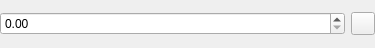
<?xml version="1.0" encoding="UTF-8"?>
<ui version="4.0">
 <class>DoubleSpinBox</class>
 <widget class="QWidget" name="DoubleSpinBox">
  <property name="geometry">
   <rect>
    <x>0</x>
    <y>0</y>
    <width>375</width>
    <height>48</height>
   </rect>
  </property>
  <property name="windowTitle">
   <string>Form</string>
  </property>
  <layout class="QHBoxLayout" name="horizontalLayout">
   <property name="leftMargin">
    <number>0</number>
   </property>
   <property name="topMargin">
    <number>0</number>
   </property>
   <property name="rightMargin">
    <number>0</number>
   </property>
   <property name="bottomMargin">
    <number>0</number>
   </property>
   <item>
    <widget class="QDoubleSpinBox" name="spinBox">
     <property name="specialValueText">
      <string/>
     </property>
    </widget>
   </item>
   <item>
    <widget class="QToolButton" name="btnClear">
     <property name="text">
      <string/>
     </property>
     <property name="arrowType">
      <enum>Qt::NoArrow</enum>
     </property>
    </widget>
   </item>
  </layout>
 </widget>
 <resources/>
 <connections/>
</ui>
